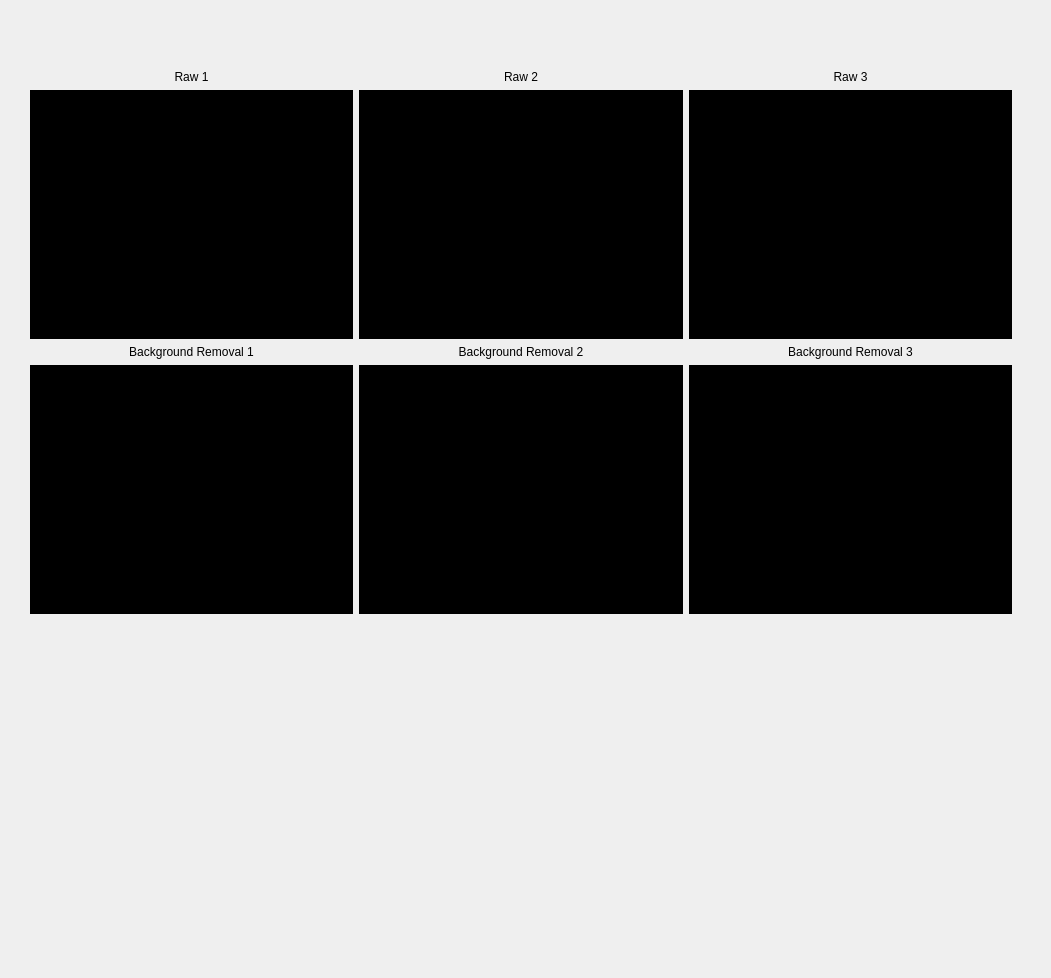
<?xml version="1.0" encoding="UTF-8"?>
<ui version="4.0">
 <class>CameraViewDialog</class>
 <widget class="QDialog" name="CameraViewDialog">
  <property name="geometry">
   <rect>
    <x>0</x>
    <y>0</y>
    <width>1051</width>
    <height>978</height>
   </rect>
  </property>
  <property name="windowTitle">
   <string>Dialog</string>
  </property>
  <widget class="QWidget" name="">
   <property name="geometry">
    <rect>
     <x>30</x>
     <y>70</y>
     <width>982</width>
     <height>544</height>
    </rect>
   </property>
   <layout class="QVBoxLayout" name="verticalLayout_8">
    <item>
     <layout class="QHBoxLayout" name="horizontalLayout">
      <item>
       <layout class="QVBoxLayout" name="verticalLayout">
        <item>
         <widget class="QLabel" name="label_7">
          <property name="sizePolicy">
           <sizepolicy hsizetype="Expanding" vsizetype="Fixed">
            <horstretch>0</horstretch>
            <verstretch>0</verstretch>
           </sizepolicy>
          </property>
          <property name="text">
           <string>Raw 1</string>
          </property>
          <property name="alignment">
           <set>Qt::AlignCenter</set>
          </property>
         </widget>
        </item>
        <item>
         <widget class="QLabel" name="label_2">
          <property name="minimumSize">
           <size>
            <width>320</width>
            <height>240</height>
           </size>
          </property>
          <property name="styleSheet">
           <string notr="true">Background-color: #000;</string>
          </property>
          <property name="text">
           <string/>
          </property>
         </widget>
        </item>
       </layout>
      </item>
      <item>
       <layout class="QVBoxLayout" name="verticalLayout_2">
        <item>
         <widget class="QLabel" name="label_8">
          <property name="sizePolicy">
           <sizepolicy hsizetype="Expanding" vsizetype="Fixed">
            <horstretch>0</horstretch>
            <verstretch>0</verstretch>
           </sizepolicy>
          </property>
          <property name="text">
           <string>Raw 2</string>
          </property>
          <property name="alignment">
           <set>Qt::AlignCenter</set>
          </property>
         </widget>
        </item>
        <item>
         <widget class="QLabel" name="label">
          <property name="minimumSize">
           <size>
            <width>320</width>
            <height>240</height>
           </size>
          </property>
          <property name="styleSheet">
           <string notr="true">Background-color: #000;</string>
          </property>
          <property name="text">
           <string/>
          </property>
         </widget>
        </item>
       </layout>
      </item>
      <item>
       <layout class="QVBoxLayout" name="verticalLayout_3">
        <item>
         <widget class="QLabel" name="label_9">
          <property name="sizePolicy">
           <sizepolicy hsizetype="Expanding" vsizetype="Fixed">
            <horstretch>0</horstretch>
            <verstretch>0</verstretch>
           </sizepolicy>
          </property>
          <property name="text">
           <string>Raw 3</string>
          </property>
          <property name="alignment">
           <set>Qt::AlignCenter</set>
          </property>
         </widget>
        </item>
        <item>
         <widget class="QLabel" name="label_3">
          <property name="minimumSize">
           <size>
            <width>320</width>
            <height>240</height>
           </size>
          </property>
          <property name="styleSheet">
           <string notr="true">Background-color: #000;</string>
          </property>
          <property name="text">
           <string/>
          </property>
         </widget>
        </item>
       </layout>
      </item>
     </layout>
    </item>
    <item>
     <layout class="QHBoxLayout" name="horizontalLayout_2">
      <item>
       <layout class="QVBoxLayout" name="verticalLayout_5">
        <item>
         <layout class="QVBoxLayout" name="verticalLayout_4">
          <item>
           <widget class="QLabel" name="label_10">
            <property name="sizePolicy">
             <sizepolicy hsizetype="Expanding" vsizetype="Fixed">
              <horstretch>0</horstretch>
              <verstretch>0</verstretch>
             </sizepolicy>
            </property>
            <property name="text">
             <string>Background Removal 1</string>
            </property>
            <property name="alignment">
             <set>Qt::AlignCenter</set>
            </property>
           </widget>
          </item>
         </layout>
        </item>
        <item>
         <widget class="QLabel" name="label_4">
          <property name="minimumSize">
           <size>
            <width>320</width>
            <height>240</height>
           </size>
          </property>
          <property name="styleSheet">
           <string notr="true">Background-color: #000;</string>
          </property>
          <property name="text">
           <string/>
          </property>
         </widget>
        </item>
       </layout>
      </item>
      <item>
       <layout class="QVBoxLayout" name="verticalLayout_6">
        <item>
         <widget class="QLabel" name="label_11">
          <property name="sizePolicy">
           <sizepolicy hsizetype="Expanding" vsizetype="Fixed">
            <horstretch>0</horstretch>
            <verstretch>0</verstretch>
           </sizepolicy>
          </property>
          <property name="text">
           <string>Background Removal 2</string>
          </property>
          <property name="alignment">
           <set>Qt::AlignCenter</set>
          </property>
         </widget>
        </item>
        <item>
         <widget class="QLabel" name="label_5">
          <property name="minimumSize">
           <size>
            <width>320</width>
            <height>240</height>
           </size>
          </property>
          <property name="styleSheet">
           <string notr="true">Background-color: #000;</string>
          </property>
          <property name="text">
           <string/>
          </property>
         </widget>
        </item>
       </layout>
      </item>
      <item>
       <layout class="QVBoxLayout" name="verticalLayout_7">
        <item>
         <widget class="QLabel" name="label_12">
          <property name="sizePolicy">
           <sizepolicy hsizetype="Expanding" vsizetype="Fixed">
            <horstretch>0</horstretch>
            <verstretch>0</verstretch>
           </sizepolicy>
          </property>
          <property name="text">
           <string>Background Removal 3</string>
          </property>
          <property name="alignment">
           <set>Qt::AlignCenter</set>
          </property>
         </widget>
        </item>
        <item>
         <widget class="QLabel" name="label_6">
          <property name="minimumSize">
           <size>
            <width>320</width>
            <height>240</height>
           </size>
          </property>
          <property name="styleSheet">
           <string notr="true">Background-color: #000;</string>
          </property>
          <property name="text">
           <string/>
          </property>
         </widget>
        </item>
       </layout>
      </item>
     </layout>
    </item>
   </layout>
  </widget>
  <zorder>label_2</zorder>
  <zorder>label_3</zorder>
  <zorder>label_7</zorder>
  <zorder>label_8</zorder>
  <zorder>label_9</zorder>
  <zorder>label_10</zorder>
  <zorder>label_11</zorder>
  <zorder>label_12</zorder>
  <zorder>label_2</zorder>
  <zorder>label_2</zorder>
  <zorder>label_10</zorder>
  <zorder>label_4</zorder>
  <zorder>label_5</zorder>
  <zorder>label_6</zorder>
  <zorder>label_4</zorder>
  <zorder>label_4</zorder>
  <zorder>label_5</zorder>
 </widget>
 <resources/>
 <connections/>
</ui>
